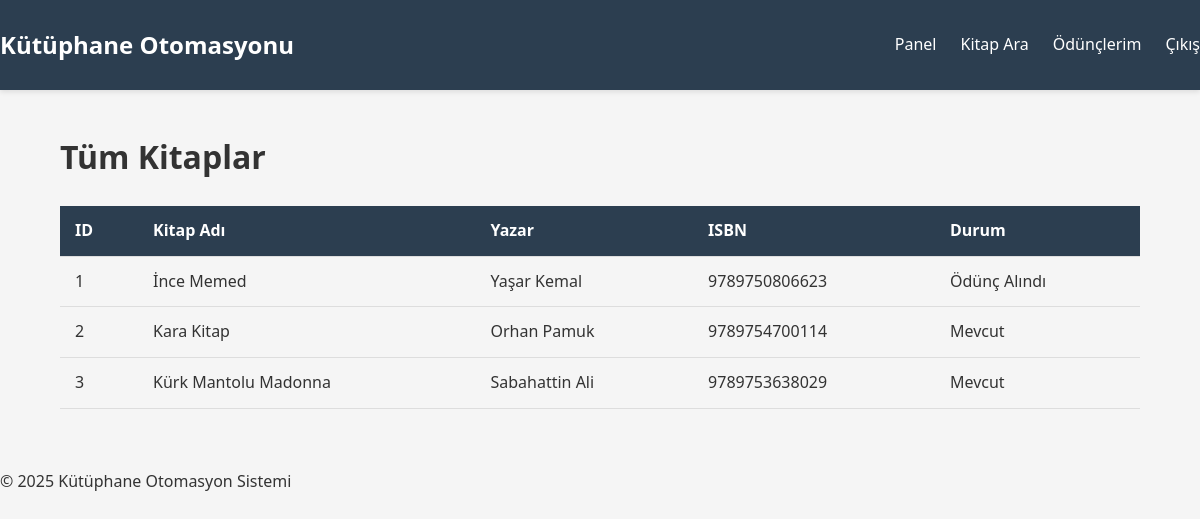
/all-books (signed in), run on the app's committed database.
### models.py (models this page shows)
class Book(db.Model):
    __tablename__ = 'books'
    id = db.Column(db.Integer, primary_key=True)
    isbn = db.Column(db.String(20), unique=True, nullable=False)
    title = db.Column(db.String(200), nullable=False)
    publication_year = db.Column(db.Integer)
    page_count = db.Column(db.Integer)
    status = db.Column(db.String(20), default='available')  # 'available', 'borrowed'
    shelf_number = db.Column(db.String(20))
    cover_image = db.Column(db.String(255))
    created_at = db.Column(db.DateTime, default=datetime.utcnow)
    author_id = db.Column(db.Integer, db.ForeignKey('authors.id'), nullable=False)
    loans = db.relationship('Loan', backref='book', lazy=True)
    categories = db.relationship('BookCategory', backref='book', lazy=True)

class Author(db.Model):
    __tablename__ = 'authors'
    id = db.Column(db.Integer, primary_key=True)
    name = db.Column(db.String(100), nullable=False)
    bio = db.Column(db.Text)
    created_at = db.Column(db.DateTime, default=datetime.utcnow)
    books = db.relationship('Book', backref='author', lazy=True)

### app.py (the view)
@app.route("/all-books", methods=["GET"])
@login_required
def all_books():
    books = Book.query.all()
    return render_template("user/all_books.html", books=books)

### app.py (called while the page is built)
@login_manager.user_loader
def load_user(user_id):
    return User.query.get(int(user_id))

@app.context_processor
def inject_stats():
    stats = {}
    if current_user.is_authenticated:
        if current_user.role == 'admin':
            stats.update({
                'book_count': Book.query.count(),
                'user_count': User.query.count(),
                'active_loans': Loan.query.filter_by(status='active').count()
            })
        else:
            stats.update({
                'active_loan_count': Loan.query.filter_by(
                    user_id=current_user.id,
                    status='active'
                ).count()
            })
    return stats

### templates/user/all_books.html
{% extends "base.html" %}
{% block content %}
<h1>Tüm Kitaplar</h1>
<table>
    <thead>
        <tr>
            <th>ID</th>
            <th>Kitap Adı</th>
            <th>Yazar</th>
            <th>ISBN</th>
            <th>Durum</th>
        </tr>
    </thead>
    <tbody>
        {% for book in books %}
        <tr>
            <td>{{ book.id }}</td>
            <td>{{ book.title }}</td>
            <td>{{ book.author.name }}</td>
            <td>{{ book.isbn }}</td>
            <td>{{ 'Mevcut' if book.status == 'available' else 'Ödünç Alındı' }}</td>
        </tr>
        {% endfor %}
    </tbody>
</table>
{% endblock %}

### templates/base.html (shortened to what this page needs)
<!DOCTYPE html>
<html lang="tr">
<head>
    <link rel="stylesheet" href="{{ url_for('static', filename='css/style.css') }}">
</head>
<body>
    <header>
        <nav>
            <div class="logo">Kütüphane Otomasyonu</div>
            <ul class="nav-links">
                {% if current_user.is_authenticated %}
                    <li><a href="{{ url_for('dashboard') }}">Panel</a></li>
                    {% if current_user.role == 'admin' %}
                        <li><a href="{{ url_for('admin_books') }}">Kitap Yönetimi</a></li>
                        <li><a href="{{ url_for('admin_users') }}">Kullanıcılar</a></li>
                    {% else %}
                        <li><a href="{{ url_for('search_books') }}">Kitap Ara</a></li>
                        <li><a href="{{ url_for('my_loans') }}">Ödünçlerim</a></li>
                    {% endif %}
                    <li><a href="{{ url_for('logout') }}">Çıkış</a></li>
                {% else %}
                    <li><a href="{{ url_for('index') }}">Ana Sayfa</a></li>
                    <li><a href="{{ url_for('login') }}">Giriş</a></li>
                    <li><a href="{{ url_for('register') }}">Kayıt</a></li>
                    <li><a href="{{ url_for('admin_register') }}">Admin Kaydı</a></li>
                {% endif %}
            </ul>
        </nav>
    </header>
    <main class="container">
        {% block content %}{% endblock %}
    </main>
    <footer>
        <p>&copy; 2025 Kütüphane Otomasyon Sistemi</p>
    </footer>
</body>
</html>

### static/css/style.css (style rules this page uses)
body { font-family: 'Segoe UI', Tahoma, Geneva, Verdana, sans-serif; line-height: 1.6; margin: 0; padding: 0; background-color: #f5f5f5; color: #333; }
.container { width: 90%; max-width: 1200px; margin: 0 auto; padding: 20px; }
header { background: #2c3e50; color: white; padding: 1rem 0; box-shadow: 0 2px 5px rgba(0,0,0,0.1); }
nav { display: flex; justify-content: space-between; align-items: center; }
.logo { font-size: 1.5rem; font-weight: bold; }
.nav-links { display: flex; list-style: none; }
.nav-links li { margin-left: 1.5rem; }
.nav-links a { color: white; text-decoration: none; transition: color 0.3s; }
table { width: 100%; border-collapse: collapse; margin: 1.5rem 0; }
th, td { padding: 12px 15px; text-align: left; border-bottom: 1px solid #ddd; }
th { background-color: #2c3e50; color: white; }

### data on the page
Book: id "1", title "İnce Memed", author.name "Yaşar Kemal", isbn "9789750806623", status "Ödünç Alındı"
Book: id "2", title "Kara Kitap", author.name "Orhan Pamuk", isbn "9789754700114", status "Mevcut"
Book: id "3", title "Kürk Mantolu Madonna", author.name "Sabahattin Ali", isbn "9789753638029", status "Mevcut"
